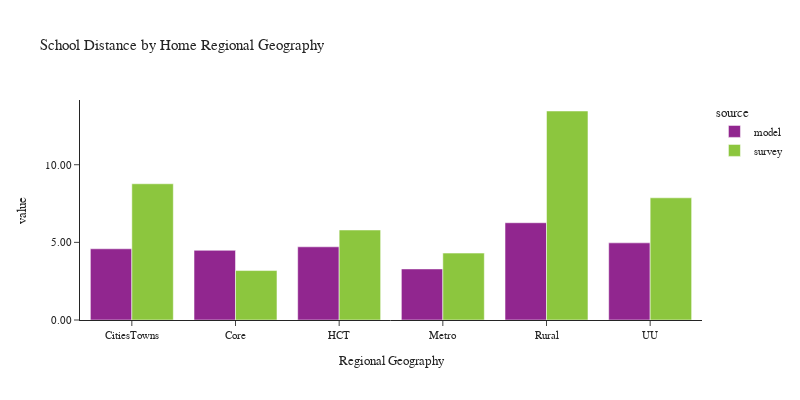

The notebook cell this image was saved under:
### Code cell
plot_school_location(df_students, 'rg_proposed_home', 'Home Regional Geography', 'Regional Geography')

### Figure 1 — Plotly figure (JSON) as saved in the notebook; plotly's stock layout.template omitted (floating-point values rounded to 4 significant figures)
{"data": [{"alignmentgroup": "True", "customdata": [[9420], [22247], [22398], [26419], [11929], [4860]], "hovertemplate": "source=model<br>rg_proposed_home=%{x}<br>value=%{y}<br>sample count=%{customdata[0]}<extra></extra>", "legendgroup": "model", "marker": {"color": "#91268F", "pattern": {"shape": ""}}, "name": "model", "offsetgroup": "model", "orientation": "v", "showlegend": true, "textposition": "auto", "type": "bar", "x": ["CitiesTowns", "Core", "HCT", "Metro", "Rural", "UU"], "xaxis": "x", "y": [4.585, 4.487, 4.713, 3.288, 6.264, 4.967], "yaxis": "y"}, {"alignmentgroup": "True", "customdata": [[44], [97], [174], [518], [67], [19]], "hovertemplate": "source=survey<br>rg_proposed_home=%{x}<br>value=%{y}<br>sample count=%{customdata[0]}<extra></extra>", "legendgroup": "survey", "marker": {"color": "#8CC63E", "pattern": {"shape": ""}}, "name": "survey", "offsetgroup": "survey", "orientation": "v", "showlegend": true, "textposition": "auto", "type": "bar", "x": ["CitiesTowns", "Core", "HCT", "Metro", "Rural", "UU"], "xaxis": "x", "y": [8.773, 3.184, 5.796, 4.308, 13.46, 7.868], "yaxis": "y"}], "layout": {"barmode": "group", "font": {"size": 11}, "height": 400, "legend": {"title": {"text": "source"}, "tracegroupgap": 0}, "title": {"text": "School Distance by Home Regional Geography"}, "width": 800, "xaxis": {"anchor": "y", "domain": [0.0, 1.0], "title": {"text": "Regional Geography"}}, "yaxis": {"anchor": "x", "domain": [0.0, 1.0], "tickformat": ".2f", "title": {"text": "value"}}}}
